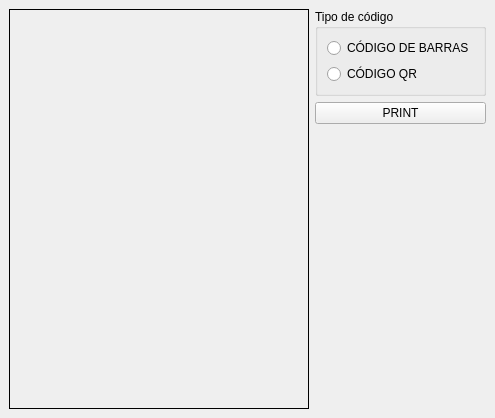
<?xml version="1.0" encoding="UTF-8"?>
<ui version="4.0">
 <class>MainWindow</class>
 <widget class="QMainWindow" name="MainWindow">
  <property name="geometry">
   <rect>
    <x>0</x>
    <y>0</y>
    <width>467</width>
    <height>418</height>
   </rect>
  </property>
  <property name="windowTitle">
   <string>MainWindow</string>
  </property>
  <widget class="QWidget" name="centralwidget">
   <layout class="QGridLayout" name="gridLayout_2">
    <item row="0" column="0" rowspan="3">
     <widget class="QLabel" name="label">
      <property name="minimumSize">
       <size>
        <width>300</width>
        <height>400</height>
       </size>
      </property>
      <property name="frameShape">
       <enum>QFrame::Box</enum>
      </property>
      <property name="text">
       <string/>
      </property>
     </widget>
    </item>
    <item row="0" column="1">
     <widget class="QGroupBox" name="groupBox">
      <property name="title">
       <string>Tipo de código</string>
      </property>
      <layout class="QGridLayout" name="gridLayout">
       <item row="0" column="0">
        <widget class="QRadioButton" name="barcodeRadiobutton">
         <property name="text">
          <string>CÓDIGO DE BARRAS</string>
         </property>
        </widget>
       </item>
       <item row="1" column="0">
        <widget class="QRadioButton" name="qrcodeRadiobutton">
         <property name="text">
          <string>CÓDIGO QR</string>
         </property>
        </widget>
       </item>
      </layout>
     </widget>
    </item>
    <item row="1" column="1">
     <widget class="QPushButton" name="printButton">
      <property name="text">
       <string>PRINT</string>
      </property>
     </widget>
    </item>
    <item row="2" column="1">
     <spacer name="verticalSpacer">
      <property name="orientation">
       <enum>Qt::Vertical</enum>
      </property>
      <property name="sizeHint" stdset="0">
       <size>
        <width>20</width>
        <height>289</height>
       </size>
      </property>
     </spacer>
    </item>
   </layout>
  </widget>
 </widget>
 <resources/>
 <connections/>
</ui>
